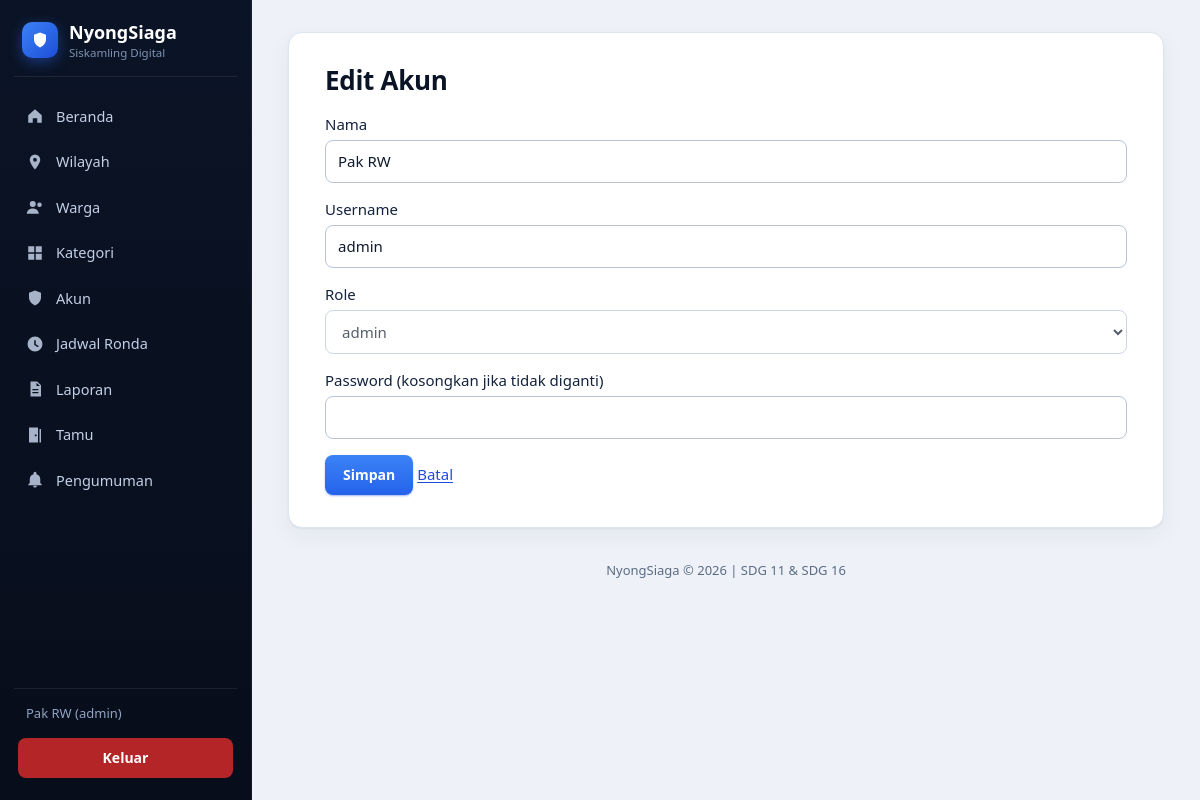
Page /users/form.php?id=1 (signed in) on the committed database.
### tables this page shows
CREATE TABLE users (
  id INT(11) NOT NULL AUTO_INCREMENT,
  nama VARCHAR(100) NOT NULL,
  username VARCHAR(100) NOT NULL UNIQUE,
  password VARCHAR(255) NOT NULL,
  role ENUM('admin','ketua_ronda','warga') NOT NULL DEFAULT 'warga',
  created_at TIMESTAMP NOT NULL DEFAULT CURRENT_TIMESTAMP,
  PRIMARY KEY (id)
);

### includes/auth.php (called while the page is built, shortened)
<?php
function e($teks) { return htmlspecialchars($teks, ENT_QUOTES, 'UTF-8'); }

### users/form.php (the view, shortened to what this page needs)
<?php
require_once "../includes/auth.php";
$id = (int)($_GET['id'] ?? 0);
$nama = ""; $username = ""; $role = "warga"; $error = "";
$daftarRole = ['admin', 'ketua_ronda', 'warga'];
$diriSendiri = ($id === (int)$_SESSION['user']['id']);
if ($id) {
    $stmt = mysqli_prepare($koneksi, "SELECT nama, username, role FROM users WHERE id = ?");
    mysqli_stmt_bind_param($stmt, "i", $id);
    mysqli_stmt_execute($stmt);
    $r = mysqli_fetch_assoc(mysqli_stmt_get_result($stmt));
    $nama = $r['nama']; $username = $r['username']; $role = $r['role'];
}
$judul = $id ? "Edit Akun" : "Tambah Akun";
include "../includes/header.php";
?>
<h2><?= $judul ?></h2>
<form method="POST">
  Nama <input type="text" name="nama" value="<?= e($nama) ?>" required>
  Username <input type="text" name="username" value="<?= e($username) ?>" <?= $id ? 'disabled' : 'required' ?>>
  Role
  <select name="role" <?= $diriSendiri ? 'disabled' : '' ?>>
    <?php foreach ($daftarRole as $r): ?>
      <option value="<?= $r ?>" <?= $r === $role ? 'selected' : '' ?>><?= $r ?></option>
    <?php endforeach; ?>
  </select>
  Password <?= $id ? '(kosongkan jika tidak diganti)' : '' ?>
  <input type="password" name="password" <?= $id ? '' : 'required' ?>>
  <button class="btn" type="submit" name="simpan">Simpan</button>
  <a href="index.php">Batal</a>
</form>
<?php include "../includes/footer.php"; ?>

### includes/header.php (shortened to what this page needs)
<!DOCTYPE html>
<html lang="id">
<head>
  <link rel="stylesheet" href="<?= BASE_URL ?>/assets/style.css">
</head>
<body>
<nav class="navbar">
  <a class="brand" href="<?= BASE_URL ?>/index.php">NyongSiaga</a>
  <?php if (isset($_SESSION['user'])): $role = $_SESSION['user']['role']; ?>
    <div class="menu">
      <a href="<?= BASE_URL ?>/index.php">Beranda</a>
      <?php if ($role === 'admin'): ?>
        <a href="<?= BASE_URL ?>/wilayah/index.php">Wilayah</a>
        <a href="<?= BASE_URL ?>/warga/index.php">Warga</a>
        <a href="<?= BASE_URL ?>/kategori/index.php">Kategori</a>
        <a href="<?= BASE_URL ?>/users/index.php">Akun</a>
      <?php elseif ($role === 'warga'): ?>
        <a href="<?= BASE_URL ?>/warga/profil.php">Data Diri</a>
      <?php endif; ?>
      <a href="<?= BASE_URL ?>/ronda/index.php">Jadwal Ronda</a>
      <a href="<?= BASE_URL ?>/laporan/index.php">Laporan</a>
      <a href="<?= BASE_URL ?>/tamu/index.php">Tamu</a>
      <a href="<?= BASE_URL ?>/pengumuman/index.php">Pengumuman</a>
      <span class="user"><?= e($_SESSION['user']['nama']) ?> (<?= e($role) ?>)</span>
      <a class="btn-keluar" href="<?= BASE_URL ?>/logout.php">Keluar</a>
    </div>
  <?php endif; ?>
</nav>
<main class="container">

### assets/style.css (style rules this page uses)
:root { --malam-0: #070d1a; --malam-1: #0b1426; --malam-2: #13223d; --biru: #2563eb; --biru-tua: #1d4ed8; --biru-muda: #3b82f6; --biru-pucat: #e8f0fe; --latar: #eef2f8; --kertas: #ffffff; --garis: #dde5f0; --teks: #0f1b2d; --redup: #5a6b82; --bahaya: #c62828; --bahaya-tua: #9f1f1f; --sidebar: 252px; }
* { box-sizing: border-box; }
body { margin: 0; font-family: "Segoe UI", system-ui, -apple-system, Roboto, "Helvetica Neue", Arial, sans-serif; font-size: 15px; line-height: 1.55; background: var(--latar); color: var(--teks); }
h2 { font-size: 26px; line-height: 1.2; margin: 0 0 18px; color: var(--malam-1); letter-spacing: -.3px; }
a { color: var(--biru-tua); text-underline-offset: 2px; }
.navbar { position: fixed; top: 0; bottom: 0; left: 0; width: var(--sidebar); display: flex; flex-direction: column; align-items: stretch; gap: 18px; padding: 22px 14px; overflow-y: auto; background: linear-gradient(180deg, var(--malam-1) 0%, var(--malam-0) 100%); color: #cbd7ea; border-right: 1px solid rgba(255, 255, 255, .06); }
.navbar a { color: #c3d0e6; text-decoration: none; }
.brand { position: relative; display: flex; align-items: flex-start; column-gap: 11px; line-height: 20px; padding: 0 8px 18px; font-weight: 700; font-size: 18px; color: #fff !important; border-bottom: 1px solid rgba(255, 255, 255, .08); }
.brand::before { content: ""; width: 36px; height: 36px; border-radius: 10px; box-shadow: 0 4px 14px rgba(37, 99, 235, .45); }
.brand::after { content: "Siskamling Digital"; position: absolute; left: 55px; top: 21px; font-size: 11.5px; font-weight: 500; color: #7f93b2; }
.menu { flex: 1; display: flex; flex-direction: column; align-items: stretch; gap: 3px; }
.menu a:not(.btn-keluar) { display: flex; align-items: center; gap: 12px; padding: 10px 12px; border-radius: 8px; font-size: 14.5px; font-weight: 500; transition: background .15s, color .15s; }
.user { order: 98; margin-top: auto; padding: 14px 12px 4px; font-size: 13px; color: #8fa3c2; border-top: 1px solid rgba(255, 255, 255, .08); word-break: break-word; }
.btn-keluar { order: 99; display: block; margin: 8px 4px 0; padding: 9px 12px; text-align: center; border-radius: 8px; font-size: 14px; font-weight: 600; color: #fff !important; background: rgba(198, 40, 40, .9); transition: background .15s; }
.container { max-width: 1120px; min-height: 62vh; margin: 32px 36px 24px calc(var(--sidebar) + 36px); padding: 32px 36px; background: var(--kertas); border: 1px solid var(--garis); border-radius: 14px; box-shadow: 0 1px 2px rgba(11, 20, 38, .05), 0 8px 24px rgba(11, 20, 38, .05); }
form { line-height: 1.4; font-weight: 500; color: var(--malam-2); }
input:not([type=checkbox]):not([type=radio]):not([type=submit]):not([type=button]), select, textarea { display: block; width: 100%; margin: 5px 0 16px; padding: 10px 12px; font: inherit; font-weight: 400; color: var(--teks); background: #fff; border: 1px solid #b7c4d8; border-radius: 8px; transition: border-color .15s, box-shadow .15s; }
.btn { display: inline-block; padding: 10px 18px; border: 0; border-radius: 8px; font: inherit; font-size: 14px; font-weight: 600; color: #fff !important; text-decoration: none; cursor: pointer; background: linear-gradient(180deg, var(--biru-muda), var(--biru)); box-shadow: 0 1px 2px rgba(29, 78, 216, .4); transition: filter .15s, transform .05s; }
.menu a:not(.btn-keluar)::before { content: ""; width: 18px; height: 18px; flex-shrink: 0; background: currentColor; -webkit-mask: var(--ik) center / contain no-repeat; mask: var(--ik) center / contain no-repeat; opacity: .85; }

### rows in the picture
users: role "admin", nama "Pak RW", username "admin"

### other values in the picture
$_SESSION['user']['nama'] "Pak RW"
$judul "Edit Akun"
form field role "admin"
